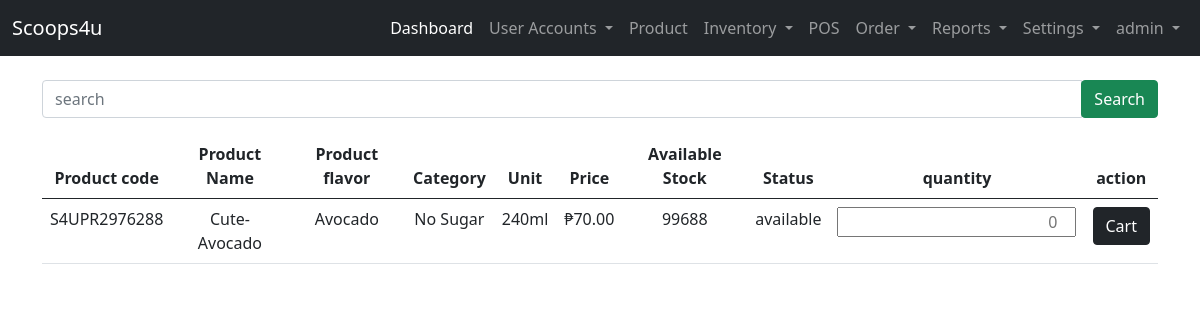
Screenshot of /user-site/pos/all-products/ (signed in) with the database file from the repository.
### landing_page/models.py (models this page shows)
class User(AbstractUser):
    ROLE = ((" "," "),("admin","admin"),("staff","staff"),("reseller","reseller"),("delivery_staff","delivery_staff"))
    STAT = ((" "," "),("active","active"),("inactive","inactive"))
    role = models.CharField(max_length=50, null=True, default=None, choices=ROLE)
    status = models.CharField(max_length=50, null=True, default=None , choices=STAT)

### admin_site/models.py (models this page shows, shortened)
class Product(models.Model):
    STATUS = (("available","available"),("not available","not available"),("low stock","low stock"))
    product_code =  models.CharField(unique=True, max_length=200, verbose_name='Product Code')
    product_name=  models.CharField(max_length=200, null=True, verbose_name='Product Name')
    product_flavor =  models.CharField(max_length=200,null=True, verbose_name='Product Flavor')
    product_category =  models.CharField(max_length=200, verbose_name='Category')
    product_unit =  models.CharField(max_length=200, verbose_name='Unit')
    product_ResellerPrice =   models.BigIntegerField(null=True, verbose_name='Reseller Price')
    product_price =   models.BigIntegerField(null=True, verbose_name='Pos Price')
    product_stock =  models.BigIntegerField(null=True, verbose_name='Available Stock')
    product_status =  models.CharField(max_length=200, choices=STATUS, verbose_name='Status')

### admin_site/views.py (the view)
# urls.py: path('pos/all-products/', views.all_products ,name='all_products'),
@login_required(login_url='landing_page:login')
def all_products(request):
    list_products = Product.objects.all()
    context = {'list_products':list_products}
    return render(request, 'admin_site/pos/all-products.html', context)

### templates/admin_site/pos/all-products.html (shortened to what this page needs)
{% extends 'admin_site/base.html' %}
{% block content %}
<form action="{% url 'admin_site:search_allpos' %}" method="get" class="my-3 ">
    <div class="input-group">
        <input type="text" class="form-control" name="search" placeholder="search" required>
        <div class="input-group-append">
            <button class="btn btn-success">Search</button>
        </div>
    </div>
</form>
{% if list_products %}
<table class="table table-hover text-center">
    <thead>
        <tr>
            <th>Product code</th>
            <th>Product Name</th>
            <th>Product flavor</th>
            <th>Category</th>
            <th>Unit</th>
            {% if user.role == "admin" %}
            <th>Price</th>
            {% elif user.role == "staff" %}
            <th>Price</th>
            {% endif %}
            <th>Available Stock</th>
            <th>Status</th>
            <th>quantity</th>
            <th>action</th>
        </tr>
    </thead>
    <tbody>
        {% for list in list_products %}
        {% if list.product_stock > 0 %}
        <tr>
            <td>{{ list.product_code }}</td>
            <td>{{ list.product_name }}</td>
            <td>{{ list.product_flavor }}</td>
            <td>{{ list.product_category }}</td>
            <td>{{ list.product_unit }}</td>
            {% if user.role == "admin" %}
            <td>&#8369;{{ list.product_price|floatformat:2 }}</td>
            {% elif user.role == "staff" %}
            <td>&#8369;{{ list.product_price|floatformat:2 }}</td>
            {% endif %}
            <td>{{ list.product_stock }}</td>
            <td>{{ list.product_status }}</td>
        <form action="{% url 'admin_site:cart_products' list.id %}" method="POST">
        <td><input type="number" name="quantity" style="text-align:right;" placeholder="0" required></td>
        <td><button class="btn btn-dark" type="submit" name="cart">Cart</button></td>
        </form>
        </tr>
        {% endif %}
        {% endfor %}
    </tbody>
</table>
{% endif %}
{% endblock content %}

### templates/admin_site/base.html (shortened to what this page needs)
{% load static %}
<!DOCTYPE html>
<html lang="en">
<head>
    <link href="https://cdn.jsdelivr.net/npm/bootstrap@5.0.2/dist/css/bootstrap.min.css" rel="stylesheet">
    <link rel="stylesheet" href="{% static 'css/sample.css' %}">
  </head>
<body>
  {% if user.role == "admin"%}
    <nav class="navbar navbar-expand-lg navbar-dark bg-dark">
        <div class="container-fluid">
          <a class="navbar-brand" href="#">Scoops4u</a>
          <div class="collapse navbar-collapse" id="navbarNavDropdown">
            <ul class="navbar-nav ms-auto mb-2 mb-lg-0">
              <li class="nav-item">
                <a class="nav-link active" aria-current="page" href="{% url 'admin_site:dashboard'%}">Dashboard</a>
              </li>
              <li class="nav-item dropdown">
                <a class="nav-link dropdown-toggle" href="#" id="navbarDropdownMenuLink" role="button" data-bs-toggle="dropdown" aria-expanded="false">
                  User Accounts
                </a>
              </li>
              <li class="nav-item">
                <a class="nav-link" href="{%url 'admin_site:list_product' %}">Product</a>
              </li>
              <li class="nav-item dropdown">
                <a class="nav-link dropdown-toggle" href="#" id="navbarDropdownMenuLink" role="button" data-bs-toggle="dropdown" aria-expanded="false">
                  Inventory
                </a>
              </li>
              <li class="nav-item">
                <a class="nav-link" href="{%url 'admin_site:pos' %}">POS</a>
              </li>
              <li class="nav-item dropdown">
                <a class="nav-link dropdown-toggle" href="#" id="navbarDropdownMenuLink" role="button" data-bs-toggle="dropdown" aria-expanded="false">
                  Order
                </a>
              </li>
              <li class="nav-item dropdown">
                <a class="nav-link dropdown-toggle" href="#" id="navbarDropdownMenuLink" role="button" data-bs-toggle="dropdown" aria-expanded="false">
                  Reports
                </a>
              </li>
              <li class="nav-item dropdown">
                <a class="nav-link dropdown-toggle" href="#" id="navbarDropdownMenuLink" role="button" data-bs-toggle="dropdown" aria-expanded="false">
                  Settings
                </a>
              </li>
              <li class="nav-item dropdown">
                <a class="nav-link dropdown-toggle" href="#" id="navbarDropdownMenuLink" role="button" data-bs-toggle="dropdown" aria-expanded="false">
                  {{ user }}
                </a>
              </li>
            </ul>
          </div>
        </div>
      </nav>
  {% endif %}
      <div class="container">
        <div class="row mt-2">
            <div class="col-lg-12">
                {% block content %}
                {% endblock content %}
            </div>
        </div>
      </div>
</body>
</html>

### rows the page displays
User: username "admin"
Product: product_code "S4UPR2976288", product_name "Cute-Avocado", product_flavor "Avocado", product_category "No Sugar", product_unit "240ml", product_price "70.00", product_stock "99688", product_status "available"
